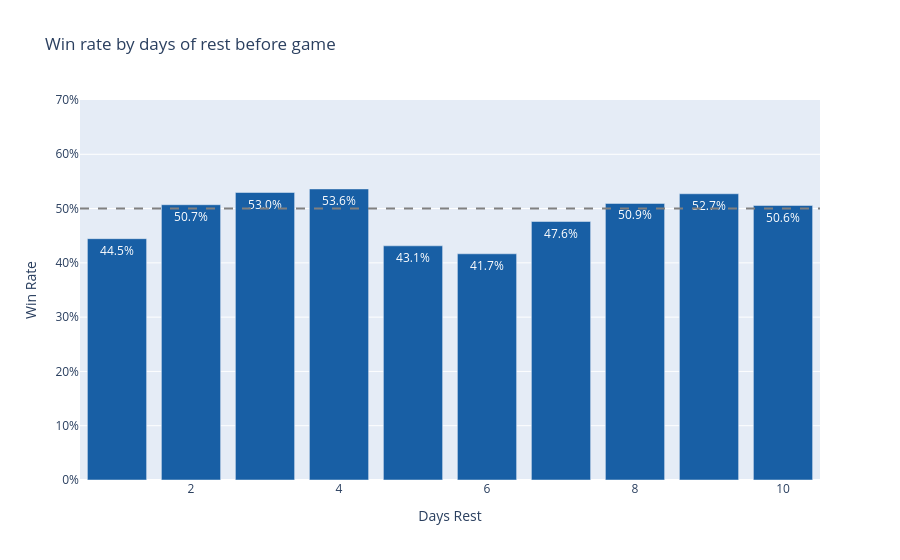

This figure's notebook cell:
### Markdown cell above
**📌 Insight — Feature–Target Correlation Matrix**

Reading the correlation bar chart from strongest to weakest:
| Feature | Correlation | Interpretation |
|---------|------------|----------------|
| `Is_Home` | ~+0.16 | Strongest single predictor — home-court advantage |
| `TS_pct_roll*` | ~+0.10–0.12 | Recent shooting efficiency predicts wins |
| `eFG_pct_roll*` | ~+0.09–0.11 | Effective FG% closely tracks TS% |
| `TOV_pct_roll*` | ~−0.08 | Higher turnover rate → fewer wins |
| `DRB_pct_roll*` | ~+0.07 | Defensive rebounding wins possessions |
| `STL_pct_roll*` | ~+0.05 | Steals create fast-break opportunities |

> **Note:** No single feature shows correlation above ~0.20. NBA game outcomes are inherently noisy — the model must combine many weak signals, which is why ensemble methods outperform linear approaches.

### Code cell
# ── 5.7 Days rest vs win rate ────────────────────────────────────────────
rest_wr = df.groupby("Days_Rest")["Target"].mean().reset_index()
rest_wr.columns = ["Days Rest", "Win Rate"]

fig = px.bar(
    rest_wr, x="Days Rest", y="Win Rate",
    title="Win rate by days of rest before game",
    color_discrete_sequence=["#185FA5"],
    text_auto=".1%"
)
fig.update_layout(yaxis_tickformat=".0%", yaxis_range=[0, 0.7])
fig.add_hline(y=0.5, line_dash="dash", line_color="grey")
fig.show()

### Figure 1 — Plotly figure (JSON) as saved in the notebook; plotly's stock layout.template omitted (floating-point values rounded to 4 significant figures)
{"data": [{"hovertemplate": "Days Rest=%{x}<br>Win Rate=%{y}<extra></extra>", "legendgroup": "", "marker": {"color": "#185FA5", "pattern": {"shape": ""}}, "name": "", "orientation": "v", "showlegend": false, "textposition": "auto", "texttemplate": "%{y:.1%}", "type": "bar", "x": [1.0, 2.0, 3.0, 4.0, 5.0, 6.0, 7.0, 8.0, 9.0, 10.0], "xaxis": "x", "y": [0.4445, 0.5071, 0.5296, 0.5361, 0.4314, 0.4167, 0.4762, 0.5094, 0.5273, 0.5056], "yaxis": "y"}], "layout": {"barmode": "relative", "legend": {"tracegroupgap": 0}, "shapes": [{"line": {"color": "grey", "dash": "dash"}, "type": "line", "x0": 0, "x1": 1, "xref": "x domain", "y0": 0.5, "y1": 0.5, "yref": "y"}], "title": {"text": "Win rate by days of rest before game"}, "xaxis": {"anchor": "y", "domain": [0, 1], "title": {"text": "Days Rest"}}, "yaxis": {"anchor": "x", "domain": [0, 1], "range": [0, 0.7], "tickformat": ".0%", "title": {"text": "Win Rate"}}}}
